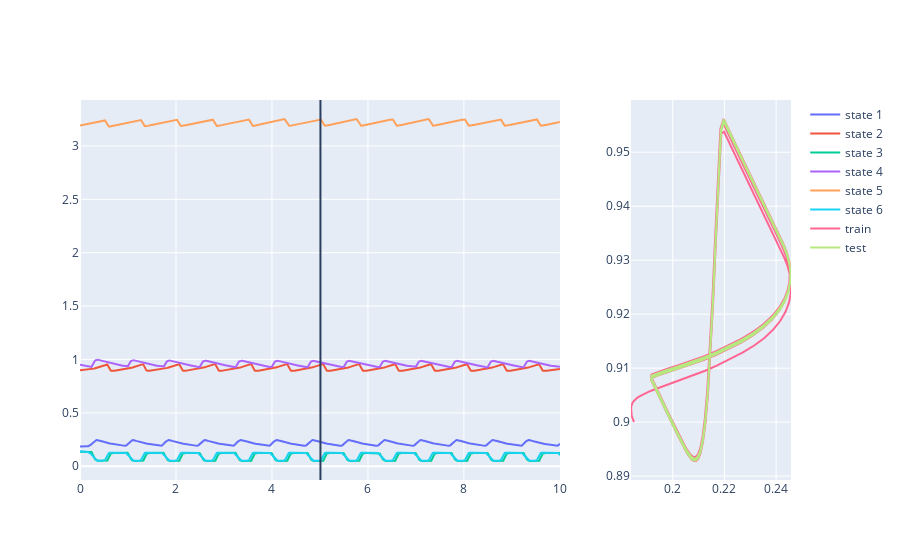

Here is the notebook cell this chart was saved with:
### Code cell
source = 'cvs'
n_train = 501
n_test = 500
resolution = 100
noise = 1e-9

y_full, u_full, t_out = ode_problems.generate_data(source, n_train+n_test, resolution, noise)

y_train = y_full[:n_train, :]
u_train = u_full[:n_train, :]

y_test = y_full[n_train:, :]
u_test = u_full[n_train:, :]

fig = subplots.make_subplots(rows=1, cols=2, column_widths=[3, 1])
for i in range(y_full.shape[1]):
    fig.add_scatter(x=t_out, y=y_full[:, i].cpu(), row=1, col=1, name=f'state {i+1}')
fig.add_scatter(x=y_full[:n_train, 0], y=y_full[:n_train, 1], row=1, col=2, name='train')
fig.add_scatter(x=y_full[n_train:, 0], y=y_full[n_train:, 1], row=1, col=2, name='test')
fig.add_vline(x=n_train/resolution, row=1, col=1)

fig

### Figure 1 — Plotly figure (JSON) as saved in the notebook; plotly's stock layout.template omitted (floating-point values rounded to 4 significant figures; data arrays with more than 128 entries replaced by an {"elided": "..."} marker saying what was removed)
{"data": [{"name": "state 1", "type": "scatter", "x": {"elided": "1001 float values"}, "xaxis": "x", "y": {"elided": "1001 float values"}, "yaxis": "y"}, {"name": "state 2", "type": "scatter", "x": {"elided": "1001 float values"}, "xaxis": "x", "y": {"elided": "1001 float values"}, "yaxis": "y"}, {"name": "state 3", "type": "scatter", "x": {"elided": "1001 float values"}, "xaxis": "x", "y": {"elided": "1001 float values"}, "yaxis": "y"}, {"name": "state 4", "type": "scatter", "x": {"elided": "1001 float values"}, "xaxis": "x", "y": {"elided": "1001 float values"}, "yaxis": "y"}, {"name": "state 5", "type": "scatter", "x": {"elided": "1001 float values"}, "xaxis": "x", "y": {"elided": "1001 float values"}, "yaxis": "y"}, {"name": "state 6", "type": "scatter", "x": {"elided": "1001 float values"}, "xaxis": "x", "y": {"elided": "1001 float values"}, "yaxis": "y"}, {"name": "train", "type": "scatter", "x": {"elided": "501 float values"}, "xaxis": "x2", "y": {"elided": "501 float values"}, "yaxis": "y2"}, {"name": "test", "type": "scatter", "x": {"elided": "500 float values"}, "xaxis": "x2", "y": {"elided": "500 float values"}, "yaxis": "y2"}], "layout": {"shapes": [{"type": "line", "x0": 5.01, "x1": 5.01, "xref": "x", "y0": 0, "y1": 1, "yref": "y domain"}], "xaxis": {"anchor": "y", "domain": [0, 0.675]}, "xaxis2": {"anchor": "y2", "domain": [0.775, 1]}, "yaxis": {"anchor": "x", "domain": [0, 1]}, "yaxis2": {"anchor": "x2", "domain": [0, 1]}}}
